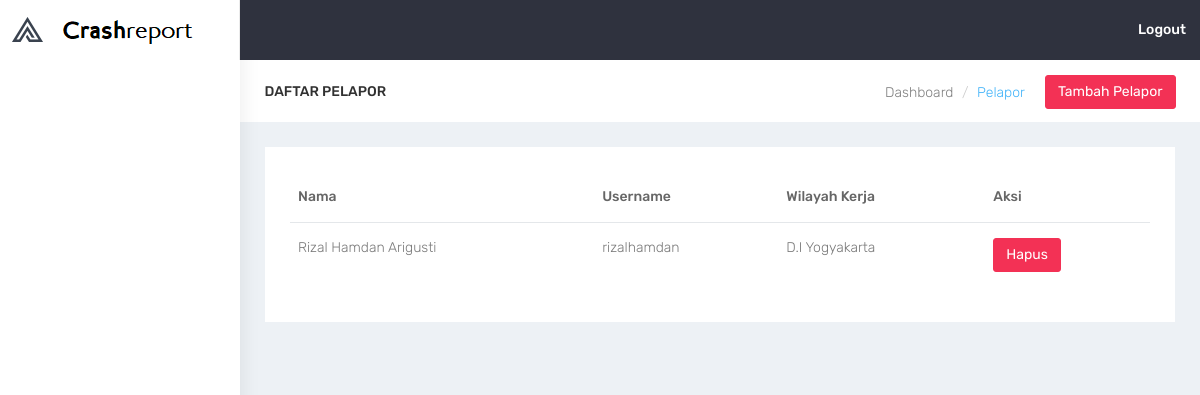
Page /index.php/c_bencana/tampilPelapor on the committed database.
### tables this page shows
CREATE TABLE `pengguna` (
  `id_pengguna` int(11) NOT NULL,
  `username` varchar(20) NOT NULL,
  `password` varchar(100) NOT NULL,
  `nama_pengguna` varchar(30) NOT NULL,
  `status_pengguna` int(11) NOT NULL,
  `id_wilayah` int(11) NOT NULL
);

CREATE TABLE `wilayah` (
  `id_wilayah` int(11) NOT NULL,
  `nama_wilayah` varchar(255) NOT NULL
);

### application/controllers/C_Bencana.php (called while the page is built, shortened)
<?php
class C_Bencana extends CI_Controller
{
	function __construct()
	{
		$this->load->library('form_validation');
		$this->load->helper('url', 'date');
		$this->load->model('M_Bencana','bencana');
		$this->load->model('M_Wilayah','wilayah');
		$this->load->model('M_Users','user');
		$this->load->model('M_Chart','chart');
	}
	function tampilPelapor() {
		$allWilayah = $this->wilayah->getAllWilayah();
		$allUser = $this->user->getAllUsers();
		$this->load->view('user/v_list_pelapor', compact('userAktif','allUser','allWilayah'));
	}
}
?>

### index.php (called while the page is built, shortened)
<?php
require_once BASEPATH.'core/CodeIgniter.php';

### application/models/M_Users.php (called while the page is built, shortened)
<?php
class M_Users extends CI_Model
{
	public function getAllUsers(){
		$hasil=$this->db->get('pengguna');
		if($hasil->num_rows()>0){
			return $hasil->result();
		}else{
			return array();
		}
	}
}
 ?>

### application/models/M_Wilayah.php (called while the page is built, shortened)
<?php
class M_Wilayah extends CI_Model
{
	function getAllWilayah(){
		$hasil=$this->db->get('wilayah');
		if($hasil->num_rows()>0){
			return $hasil->result();
		}else{
			return array();
		}
	}
}
 ?>

### application/views/user/v_list_pelapor.php (the view, shortened to what this page needs)
<!DOCTYPE html>
<html>
<head>
</head>
<body class="fix-header">
    <div id="wrapper">
        <div id="page-wrapper">
            <div class="container-fluid">
                <div class="row bg-title">
                    <div class="col-lg-3 col-md-4 col-sm-4 col-xs-12">
                        <h4 class="page-title">Daftar Pelapor</h4>
                    </div>
                    <div class="col-lg-9 col-sm-8 col-md-8 col-xs-12">
                        <a href="<?= base_url('C_Users/addUserPelapor');?>" class="btn btn-danger pull-right m-l-20 hidden-xs hidden-sm waves-effect waves-light">Tambah Pelapor</a>
                        <ol class="breadcrumb">
                            <li><a href="<?= base_url('C_Bencana/index');?>">Dashboard</a></li>
                            <li class="active">Pelapor</li>
                        </ol>
                    </div>
                </div>
                <div class="row">
                    <div class="col-md-12">
                        <div class="white-box">
                            <div class="table-responsive">
                                <table class="table">
                                    <thead>
                                        <tr>
                                            <th>Nama</th>
                                            <th>Username</th>
                                            <th>Wilayah Kerja</th>
                                            <th>Aksi</th>
                                        </tr>
                                    </thead>
                                    <tbody>
                                        <?php foreach ($allUser as $user): ?>
                                        <?php if ($user->status_pengguna!=1): ?>
                                            <tr>
                                                <td><?php echo $user->nama_pengguna; ?></td>
                                                <td><?php echo $user->username ;?></td>
                                                <?php foreach ($allWilayah as $wilayah): ?>
                                                    <?php if ($wilayah->id_wilayah==$user->id_wilayah): ?>
                                                        <td><?php echo $wilayah->nama_wilayah ?></td>
                                                    <?php endif ?>
                                                <?php endforeach ?>
                                                <td>
                                                    <a href="javascript:;" data-link_hapus="<?=base_url('C_Users/deleteUserPelapor?id_pengguna=').$user->id_pengguna;?>" data-toggle="modal" data-target="#modal-hapus-pelapor"><button class="btn btn-danger">Hapus</button></a>
                                                </td>
                                            </tr>
                                        <?php endif ?>
                                    <?php endforeach ?>
                                    </tbody>
                                </table>
                            </div>
                        </div>
                    </div>
                </div>
        </div>
    </div>
</body>
</html>

### assets/css/colors/default.css (style rules this page uses)
body { background: #fff; }
.bg-title .breadcrumb .active { color: #41b3f9; }

### rows in the picture
pengguna: nama_pengguna "Rizal Hamdan Arigusti", username "rizalhamdan"
wilayah: nama_wilayah "D.I Yogyakarta"
